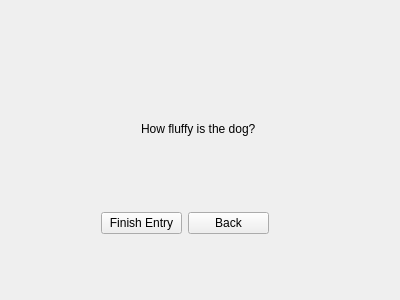
<?xml version="1.0" encoding="UTF-8"?>
<ui version="4.0">
 <class>EnterAnimalScreenDog</class>
 <widget class="QWidget" name="EnterAnimalScreenDog">
  <property name="geometry">
   <rect>
    <x>0</x>
    <y>0</y>
    <width>400</width>
    <height>300</height>
   </rect>
  </property>
  <property name="windowTitle">
   <string>Form</string>
  </property>
  <layout class="QHBoxLayout" name="horizontalLayout">
   <item>
    <widget class="QStackedWidget" name="stackedWidget">
     <widget class="QWidget" name="page">
      <widget class="QLabel" name="label">
       <property name="geometry">
        <rect>
         <x>130</x>
         <y>110</y>
         <width>151</width>
         <height>16</height>
        </rect>
       </property>
       <property name="text">
        <string>How fluffy is the dog?</string>
       </property>
      </widget>
      <widget class="QWidget" name="">
       <property name="geometry">
        <rect>
         <x>90</x>
         <y>200</y>
         <width>168</width>
         <height>25</height>
        </rect>
       </property>
       <layout class="QHBoxLayout" name="horizontalLayout_2">
        <item>
         <widget class="QPushButton" name="doneButton">
          <property name="text">
           <string>Finish Entry</string>
          </property>
         </widget>
        </item>
        <item>
         <widget class="QPushButton" name="backButton">
          <property name="text">
           <string>Back</string>
          </property>
         </widget>
        </item>
       </layout>
      </widget>
     </widget>
    </widget>
   </item>
  </layout>
 </widget>
 <resources/>
 <connections/>
</ui>
